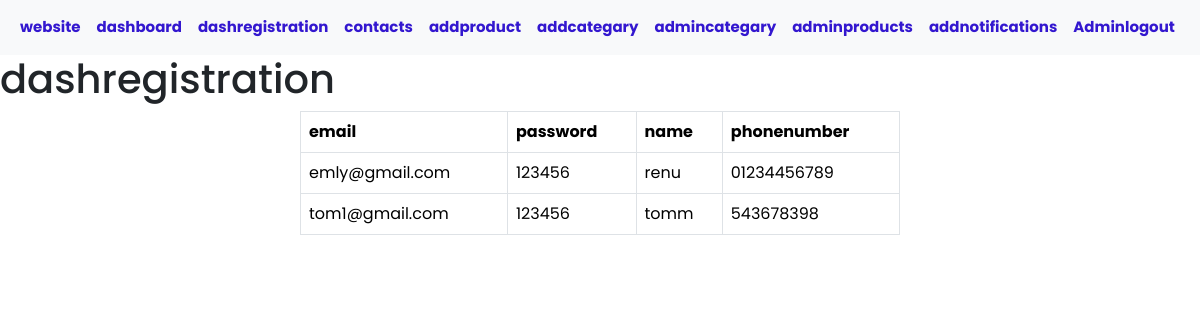
/dashregistration (signed in), run on the app's committed database.
### app1/models.py (models this page shows, shortened)
class Registration(models.Model):
    reg_img = models.FileField(null=True,upload_to="profile")
    reg_email = models.EmailField(max_length=255)
    reg_password = models.CharField(max_length=255)
    reg_username = models.CharField(max_length=255)
    reg_phnum = models.CharField(max_length=255)
    reg_name= models.CharField(null=True,max_length=255)

### app1/views.py (the view)
# urls.py: path('dashregistration',views.dashregistration,name='dashregistration'),
def dashregistration(request):
    if "adminuser" not in request.session:
        return HttpResponseRedirect("/dashboardlogin")
    dashreg = Registration.objects.all().values()
    context = {
        'dashregistration':dashreg
    }
    template=loader.get_template("dashboard/dashregistration.html")
    return HttpResponse(template.render(context,request))

### app1/templates/dashboard/dashregistration.html (shortened to what this page needs)
{% extends 'dashboard/dashboardmaster.html' %}
{% load static %}
{% block content %}
<h1 class="demo">dashregistration</h1>
<table class="table  table-bordered  w-50   mx-auto">
    <thead>
        <tr>
            <th>email</th>
            <th>password</th>
            <th>name</th>
            <th>phonenumber</th>
        </tr>
    </thead>
    <tbody>
        {% for x in dashregistration %}
        <tr>
            <td>{{x.reg_email }}</td>
            <td>{{ x.reg_password }}</td>
            <td>{{ x.reg_username }}</td>
            <td>{{ x.reg_phnum }}</td>
        </tr>
        {% endfor %}
    </tbody>
</table>
{% endblock %}

### app1/static/mystyle.css (style rules this page uses)
* { margin: 0; padding: 0; box-sizing: border-box; font-family: "Poppins", sans-serif; }
body { font-family: Arial, Helvetica, sans-serif; margin: 0; }
html { box-sizing: border-box; }
*, *:before, *:after { box-sizing: inherit; }

### data on the page
Registration: reg_email "emly@gmail.com", reg_password "123456", reg_username "renu", reg_phnum "01234456789"
Registration: reg_email "tom1@gmail.com", reg_password "123456", reg_username "tomm", reg_phnum "543678398"
